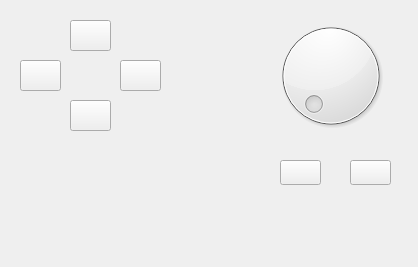
<?xml version="1.0" encoding="UTF-8"?>
<ui version="4.0">
 <class>LocatingPanel</class>
 <widget class="QWidget" name="LocatingPanel">
  <property name="geometry">
   <rect>
    <x>0</x>
    <y>0</y>
    <width>418</width>
    <height>267</height>
   </rect>
  </property>
  <property name="windowTitle">
   <string>Form</string>
  </property>
  <widget class="QPushButton" name="button_up">
   <property name="geometry">
    <rect>
     <x>70</x>
     <y>20</y>
     <width>41</width>
     <height>31</height>
    </rect>
   </property>
   <property name="text">
    <string/>
   </property>
  </widget>
  <widget class="QPushButton" name="button_left">
   <property name="geometry">
    <rect>
     <x>20</x>
     <y>60</y>
     <width>41</width>
     <height>31</height>
    </rect>
   </property>
   <property name="text">
    <string/>
   </property>
  </widget>
  <widget class="QPushButton" name="button_right">
   <property name="geometry">
    <rect>
     <x>120</x>
     <y>60</y>
     <width>41</width>
     <height>31</height>
    </rect>
   </property>
   <property name="text">
    <string/>
   </property>
  </widget>
  <widget class="QPushButton" name="button_down">
   <property name="geometry">
    <rect>
     <x>70</x>
     <y>100</y>
     <width>41</width>
     <height>31</height>
    </rect>
   </property>
   <property name="text">
    <string/>
   </property>
  </widget>
  <widget class="QDial" name="dial_yaw">
   <property name="geometry">
    <rect>
     <x>270</x>
     <y>10</y>
     <width>121</width>
     <height>131</height>
    </rect>
   </property>
  </widget>
  <widget class="QPushButton" name="button_add_yaw">
   <property name="geometry">
    <rect>
     <x>280</x>
     <y>160</y>
     <width>41</width>
     <height>25</height>
    </rect>
   </property>
   <property name="text">
    <string/>
   </property>
  </widget>
  <widget class="QPushButton" name="button_sub_yaw">
   <property name="geometry">
    <rect>
     <x>350</x>
     <y>160</y>
     <width>41</width>
     <height>25</height>
    </rect>
   </property>
   <property name="text">
    <string/>
   </property>
  </widget>
 </widget>
 <resources/>
 <connections/>
</ui>
